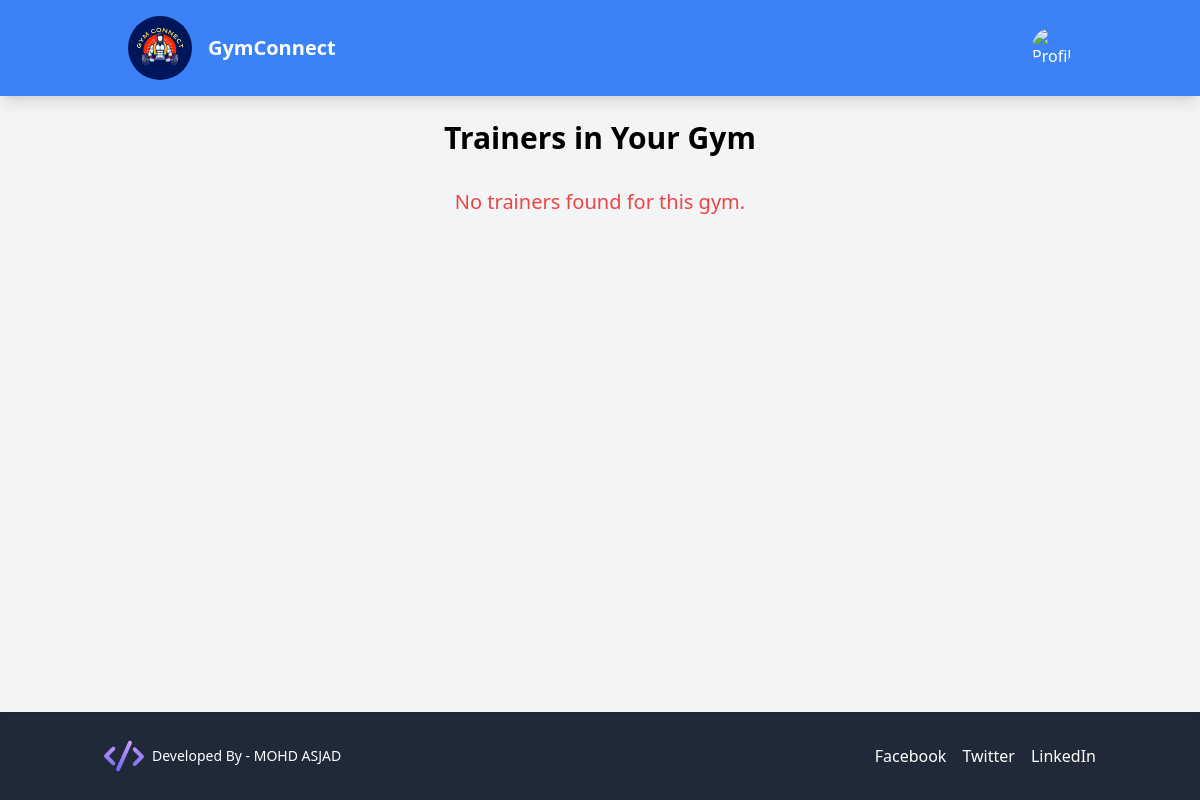
/gym-owner/list-trainers/ (signed in), run on an earlier commit of the app's database.
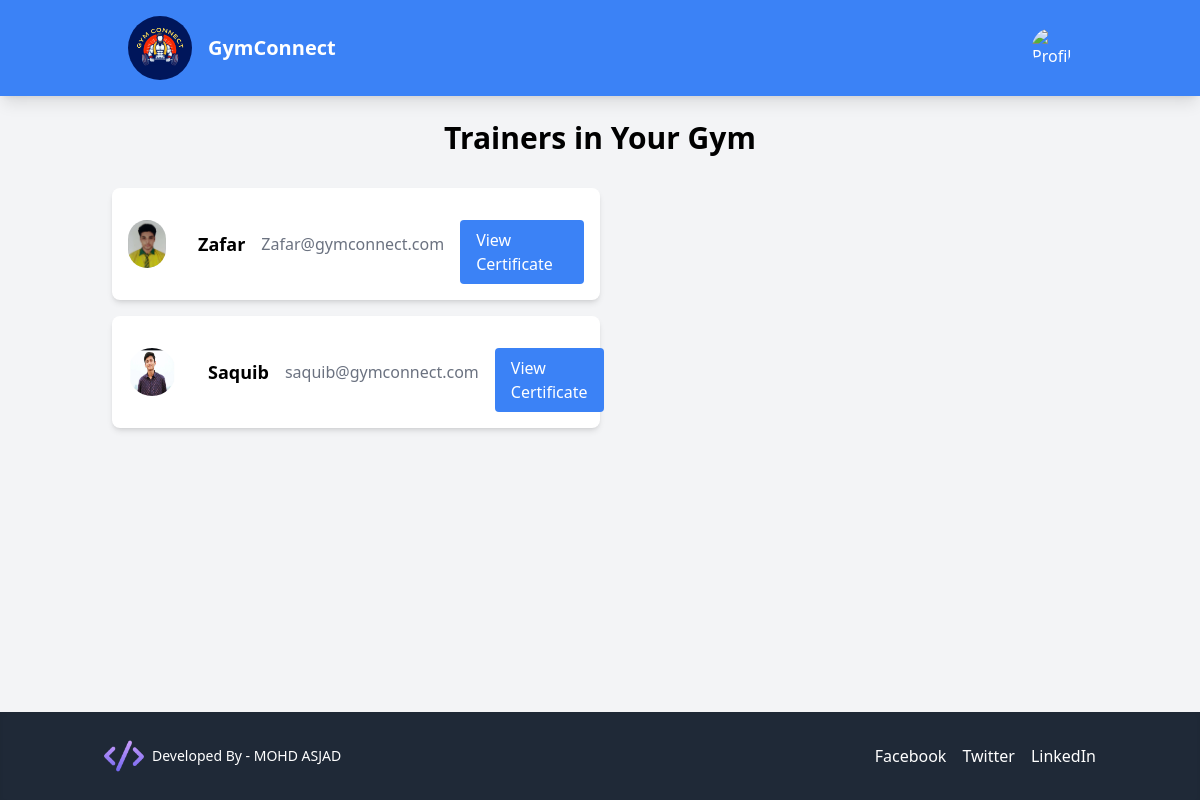
And on a later commit of the database.
### accounts/models.py (models this page shows, shortened)
class BaseUser(AbstractBaseUser, PermissionsMixin):
    email = models.EmailField(unique=True)
    password = models.CharField(max_length=128)
    is_active = models.BooleanField(default=True)
    is_staff = models.BooleanField(default=False)
    objects = BaseUserManager()
    USERNAME_FIELD = 'email'
    REQUIRED_FIELDS = []

class Trainer(BaseUser):
    def default_gym_owner():
        try:
            return Trainer.objects.get(email="default@gymconnect.com").id
        except Trainer.DoesNotExist:
            return None  # or a default valid ID if you prefer
    name = models.CharField(max_length=255)
    gym_id = models.ForeignKey(GymOwner, on_delete=models.CASCADE, blank=True, null=True, default=default_gym_owner)  # Using callable for default
    contact_no = models.CharField(max_length=10, null= True)
    address = models.CharField(max_length=255,blank=True, null=True)
    city = models.CharField(max_length=100, blank=True, null=True)
    state = models.CharField(max_length=100, blank=True, null=True)
    profile_picture = models.ImageField(upload_to='profile_pictures/', blank=True, null=True)
    certificate_image = models.ImageField(upload_to='certificates/', blank=True, null=True)

class BaseUser(AbstractBaseUser, PermissionsMixin):
    email = models.EmailField(unique=True)
    password = models.CharField(max_length=128)
    is_active = models.BooleanField(default=True)
    is_staff = models.BooleanField(default=False)
    objects = BaseUserManager()
    USERNAME_FIELD = 'email'
    REQUIRED_FIELDS = []

### gymOwner/views.py (the view)
# urls.py: path('list-trainers/', views.list_trainers, name='list_trainers'),
@login_required
def list_trainers(request):
    gym_id = request.user
    trainers = Trainer.objects.filter(gym_id=gym_id.id)  # Assuming Trainer model is defined
    return render(request, 'gymOwner/trainers_list.html', {'trainers': trainers})

### gymOwner/templates/gymOwner/trainers_list.html (shortened to what this page needs)
<!DOCTYPE html>
<html lang="en">
<head>
    <script src="https://cdn.tailwindcss.com"></script>
</head>
<body class="bg-gray-100 font-sans min-h-screen flex flex-col">
{% load static %}
    <header class="bg-blue-500 text-white py-4 shadow-lg">
      <div class="container mx-auto flex items-center justify-between">
        <div class="flex items-center space-x-4 px-10">
          <a href="{% url 'gym_owner_deshboard' %}">
            <img src="{% static 'core/image/logo.png' %}" class="w-16 h-16 rounded-full" alt="GymConnect Logo" />
          </a>
          <div class="text-xl font-semibold">GymConnect</div>
        </div>
        <nav class="relative px-10">
          <a href="{% url 'logout' %}">
            <img src="{{ request.user.profile.profile_picture.url }}" class="w-10 h-10 rounded-full object-cover" alt="Profile Picture" />
          </a>
        </nav>
      </div>
    </header>
    <div class="container mx-auto p-6 ">
        <h1 class="text-3xl font-bold text-center mb-8">Trainers in Your Gym</h1>
        {% if trainers %}
            <ul class="space-y-4">
                {% for trainer in trainers %}
                    <li class="bg-white w-1/2 p-4 rounded-lg shadow-md transform hover:scale-105 transition duration-300">
                        <div class="flex items-center justify-between space-x-4">
                            <img src="{{ trainer.profile_picture.url }}" class="w-12 h-12 rounded-full mr-4" alt="{{ trainer.name }}'s Profile Picture" />
                                <p class="text-lg font-semibold">{{ trainer.name }}</p>
                                <p class="text-gray-500">{{ trainer.email }}</p>
                            <a href="{{ trainer.certificate_image.url }}" target="_blank" class="mt-4 inline-block bg-blue-500 text-white py-2 px-4 rounded hover:bg-blue-700 transition duration-300">
                                    View Certificate
                                </a>
                        </div>
                    </li>
                {% endfor %}
            </ul>
        {% else %}
            <p class="text-center text-red-500 text-xl">No trainers found for this gym.</p>
        {% endif %}
    </div>
    <footer class="bg-gray-800 text-white py-6 shadow-inner mt-auto">
      <div class="container mx-auto flex items-center justify-between px-4">
        <div class="footer-logo flex items-center">
          <img src="{% static 'core/image/footer-logo.png' %}" class="w-10 h-10 rounded-full hover:scale-105 transition-transform duration-300" alt="Footer Logo" />
          <span class="ml-2 text-sm font-medium">Developed By - MOHD ASJAD</span>
        </div>
        <div class="social-links flex space-x-4">
          <a href="#" class="hover:text-blue-400 transition duration-200">Facebook</a>
          <a href="#" class="hover:text-blue-400 transition duration-200">Twitter</a>
          <a href="#" class="hover:text-blue-400 transition duration-200">LinkedIn</a>
        </div>
      </div>
    </footer>
</body>
</html>

What changed in the data, as far as the page shows it:
now on this page (row edited): Trainer: profile_picture (picture), name "Zafar", email "Zafar@gymconnect.com"
now on this page (row edited): Trainer: profile_picture (picture), name "Saquib", email "saquib@gymconnect.com"
Also different on the page:
text no longer shown: "No trainers found for this gym."
